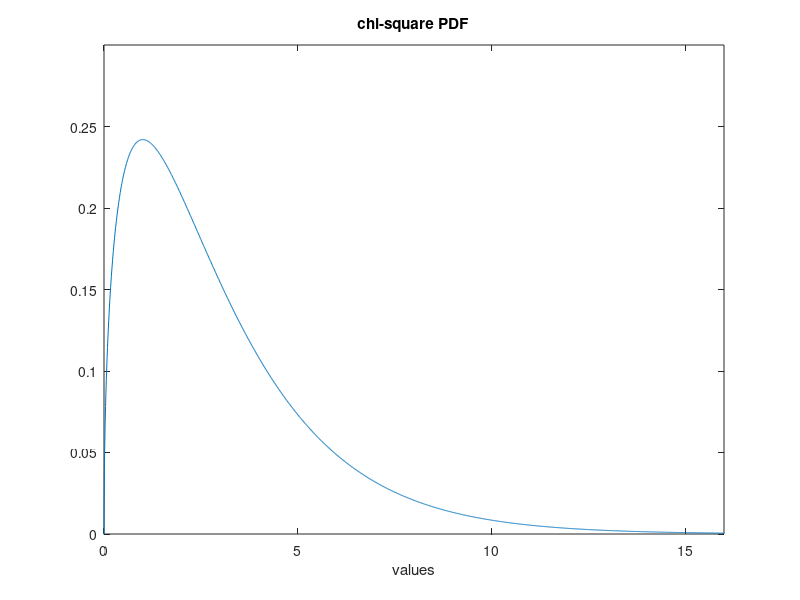

MATLAB code for this plot:
% Chi-square PDF
v=-3:0.01:16; %values set
nu=3; %random variable parameter ("degrees of freedom")
ypdf=chi2pdf(v,nu); %chi-square PDF
plot(v,ypdf); %plots figure
axis([0 16 0 0.3]);
xlabel('values'); title('chi-square PDF');
